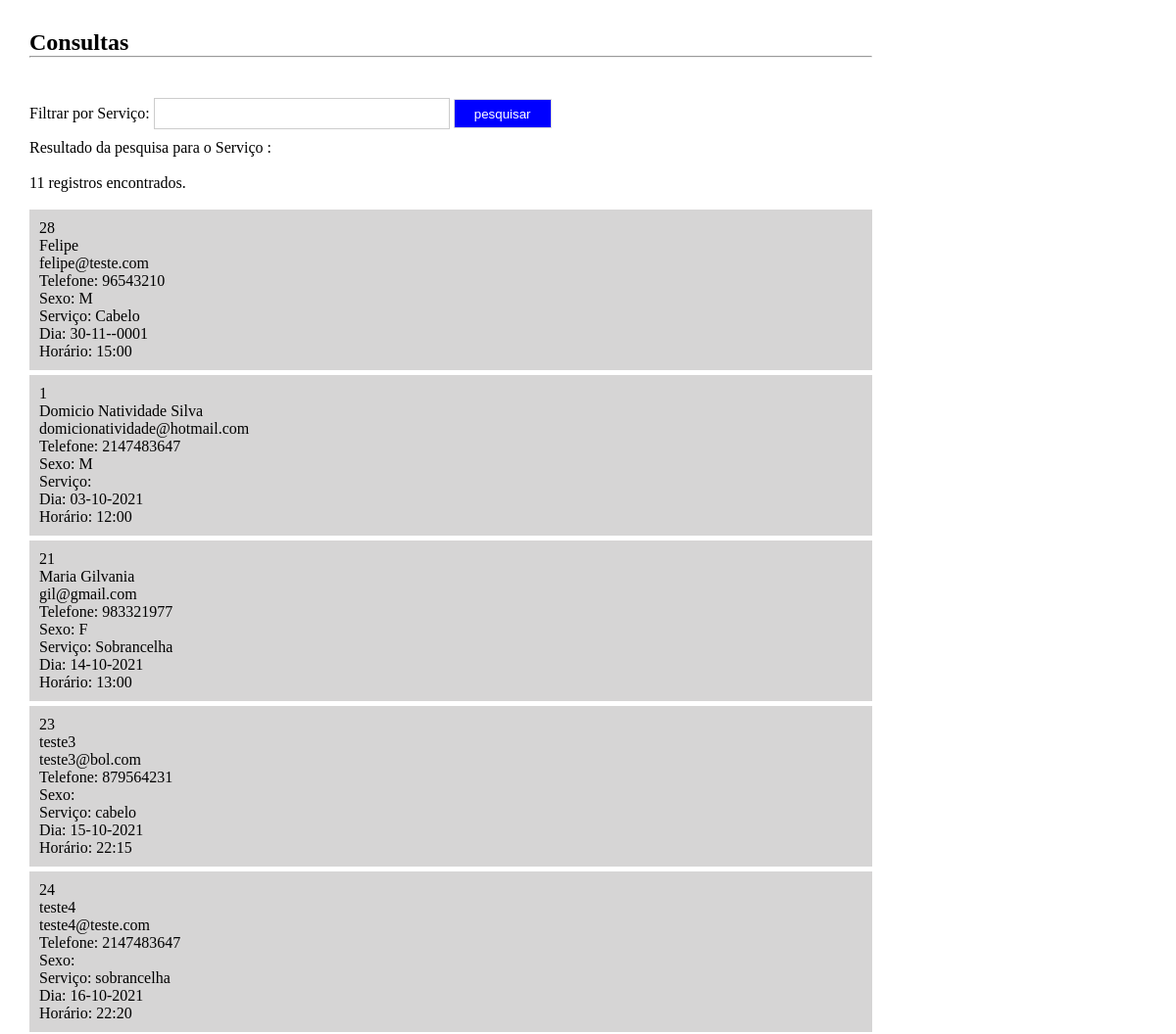
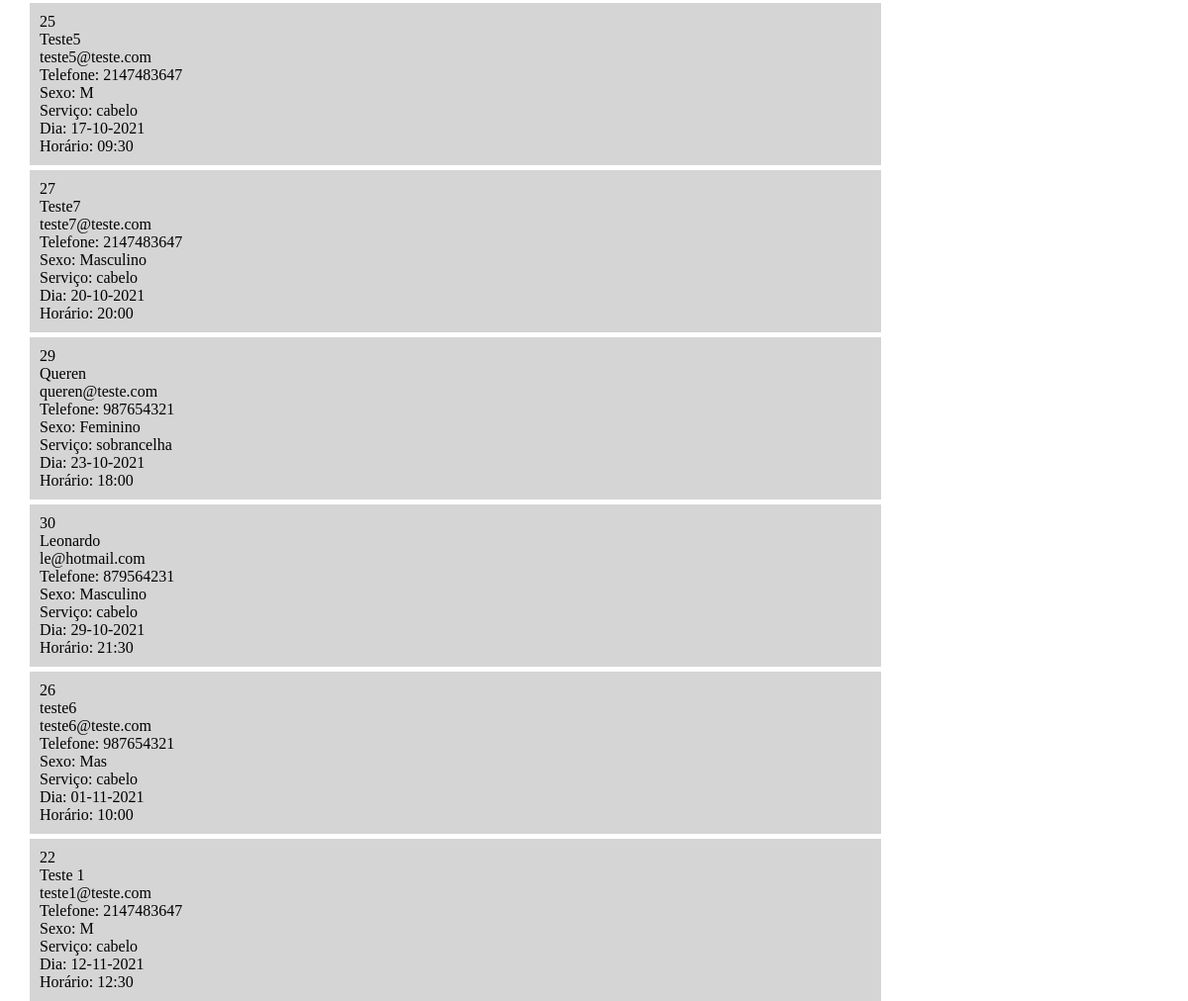
/consultas.php, run on the app's committed database (2 pictures, top to bottom).
### tables this page shows
CREATE TABLE `usuarios` (
  `codigo` int(9) NOT NULL,
  `nome` varchar(40) NOT NULL,
  `email` varchar(50) NOT NULL,
  `telefone` int(12) NOT NULL,
  `sexo` varchar(10) NOT NULL,
  `servico` text NOT NULL,
  `data` date NOT NULL,
  `horario` time(5) NOT NULL
);

### consultas.php (the view, shortened to what this page needs)
 <?php
include_once("conexao.php");
$filtro = isset($_GET['filtro'])?$_GET['filtro']:"";
$sql = "select * from usuarios where servico like '%$filtro%' order by data";
$consulta = mysqli_query($conexao,$sql);
$registros = mysqli_num_rows($consulta);
?>
<!DOCTYPE html>
<html lang="pt-br">
    <head>
        <link rel="stylesheet" href= "_css/estilo.css">
    </head>
    <body>
        <div class="container">
            <section>
                <h1>Consultas</h1>
                <hr><br><br>
                <form method="get" action="">
                    Filtrar por Serviço: <input type="text" name="filtro" class="campo" required autofocus>
                    <input type="submit" value="pesquisar" class="btn">
                </form>
                <?php
                print "Resultado da pesquisa para o Serviço <strong>$filtro</strong>:<br><br>";
                print "$registros registros encontrados.";
                print "<br><br>";
                while($exibirRegistros = mysqli_fetch_array($consulta)){
                    $codigo = $exibirRegistros[0];
                    $nome = $exibirRegistros[1];
                    $email = $exibirRegistros[2];
                    $telefone = $exibirRegistros[3];
                     $sexo = $exibirRegistros[4];
                     $servico = $exibirRegistros[5];
                     $data =  $exibirRegistros[6];
                     $horario = $exibirRegistros[7];
                     $data = date("d-m-Y", strtotime($data));
                     $horario = date("H:i", strtotime($horario));
                    print "<article>";
                    print "$codigo<br>";
                    print "$nome<br>";
                    print "$email<br>";
                    print "Telefone: $telefone<br>";
                    print "Sexo: $sexo<br>";
                    print "Serviço: $servico<br>";
                    print "Dia: $data<br>";
                    print "Horário: $horario<br>";
                    print "</article>";
                }
                ?>
            </section>
        </div>
    </body>
</html>

### _css/estilo.css (style rules this page uses)
* { margin: 0; padding: 0; }
body { background-collor: #222; font-family: Verdana; font-size: 100% }
.container { margin: auto; width: 1200px; margin-top: 20px; padding: 10px; }
section { width: 870px; height: 500px; margin-left: 10px; float: left; background-color: #fff; box-sizing: border-box; padding-left: 10px; }
.btn { width: 100px; height: 30px; border: 1px solid #ddd; background-color: #0000FF; color: #fff; cursor: pointer; }
.campo { width: 300px; height: 30px; border: 1px solid #ccc; margin-top: 5px; margin-bottom: 10px; }
article { width: 100%; box-sizing: border-box; padding: 10px; background-color: #d6d5d5; margin-bottom: 5px; }

### data on the page
usuarios: codigo "28", nome "Felipe", email "felipe@teste.com", telefone "96543210", sexo "M", servico "Cabelo", data "30-11--0001", horario "15:00"
usuarios: codigo "1", nome "Domicio Natividade Silva", email "domicionatividade@hotmail.com", telefone "2147483647", sexo "M", data "03-10-2021", horario "12:00"
usuarios: codigo "21", nome "Maria Gilvania", email "gil@gmail.com", telefone "983321977", sexo "F", servico "Sobrancelha", data "14-10-2021", horario "13:00"
usuarios: codigo "23", nome "teste3", email "teste3@bol.com", telefone "879564231", servico "cabelo", data "15-10-2021", horario "22:15"
usuarios: codigo "24", nome "teste4", email "teste4@teste.com", telefone "2147483647", servico "sobrancelha", data "16-10-2021", horario "22:20"
usuarios: codigo "25", nome "Teste5", email "teste5@teste.com", telefone "2147483647", sexo "M", servico "cabelo", data "17-10-2021", horario "09:30"
usuarios: codigo "27", nome "Teste7", email "teste7@teste.com", telefone "2147483647", sexo "Masculino", servico "cabelo", data "20-10-2021", horario "20:00"
usuarios: codigo "29", nome "Queren", email "queren@teste.com", telefone "987654321", sexo "Feminino", servico "sobrancelha", data "23-10-2021", horario "18:00"
usuarios: codigo "30", nome "Leonardo", email "le@hotmail.com", telefone "879564231", sexo "Masculino", servico "cabelo", data "29-10-2021", horario "21:30"
usuarios: codigo "26", nome "teste6", email "teste6@teste.com", telefone "987654321", sexo "Mas", servico "cabelo", data "01-11-2021", horario "10:00"
usuarios: codigo "22", nome "Teste 1", email "teste1@teste.com", telefone "2147483647", sexo "M", servico "cabelo", data "12-11-2021", horario "12:30"

### other printed values
$registros "11"
